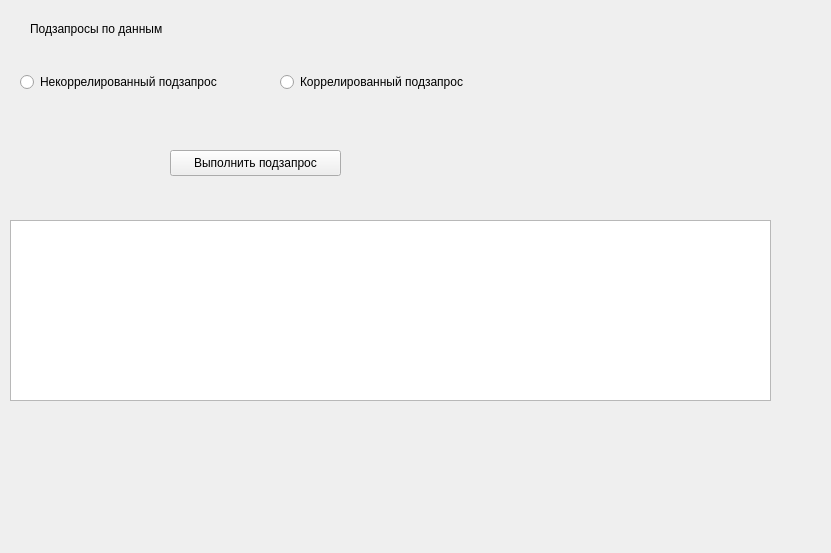
<?xml version="1.0" encoding="UTF-8"?>
<ui version="4.0">
 <class>NCorrQuery</class>
 <widget class="QWidget" name="NCorrQuery">
  <property name="geometry">
   <rect>
    <x>0</x>
    <y>0</y>
    <width>831</width>
    <height>553</height>
   </rect>
  </property>
  <property name="windowTitle">
   <string>Form</string>
  </property>
  <widget class="QLabel" name="label">
   <property name="geometry">
    <rect>
     <x>30</x>
     <y>20</y>
     <width>171</width>
     <height>18</height>
    </rect>
   </property>
   <property name="text">
    <string>Подзапросы по данным</string>
   </property>
  </widget>
  <widget class="QRadioButton" name="CorRadioButton">
   <property name="geometry">
    <rect>
     <x>280</x>
     <y>70</y>
     <width>231</width>
     <height>24</height>
    </rect>
   </property>
   <property name="text">
    <string>Коррелированный подзапрос</string>
   </property>
  </widget>
  <widget class="QRadioButton" name="UncorRadioButton">
   <property name="geometry">
    <rect>
     <x>20</x>
     <y>70</y>
     <width>251</width>
     <height>24</height>
    </rect>
   </property>
   <property name="text">
    <string>Некоррелированный подзапрос</string>
   </property>
  </widget>
  <widget class="QPushButton" name="CreateSubqueryButton">
   <property name="geometry">
    <rect>
     <x>170</x>
     <y>150</y>
     <width>171</width>
     <height>26</height>
    </rect>
   </property>
   <property name="text">
    <string>Выполнить подзапрос</string>
   </property>
  </widget>
  <widget class="QTableView" name="tableView">
   <property name="geometry">
    <rect>
     <x>10</x>
     <y>220</y>
     <width>761</width>
     <height>181</height>
    </rect>
   </property>
  </widget>
 </widget>
 <resources/>
 <connections/>
</ui>
